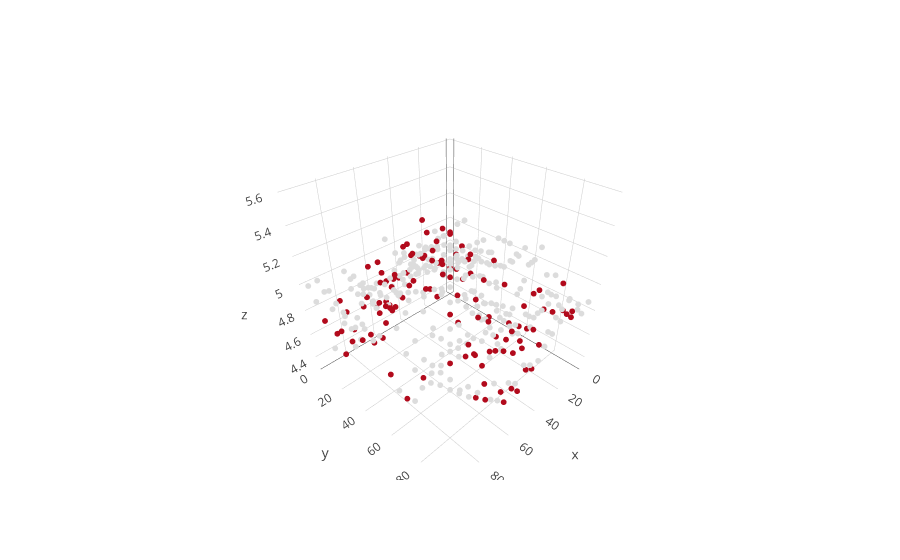

The code cell stored with this chart in its notebook:
### Code cell
iplot([go.Scatter3d(x = X[:,0], y = X[:,1], z=inf_svi.q_mu, mode = 'markers', marker=dict(size = 2, color = color), name = "svi variances")])

### Figure 1 — Plotly figure (JSON) as saved in the notebook; plotly's stock layout.template omitted (floating-point values rounded to 4 significant figures; data arrays with more than 128 entries replaced by an {"elided": "..."} marker saying what was removed)
{"data": [{"marker": {"color": {"elided": "400 int values"}, "size": 2}, "mode": "markers", "name": "svi variances", "type": "scatter3d", "x": {"elided": "400 int values"}, "y": {"elided": "400 int values"}, "z": {"elided": "400 float values"}}], "layout": {}}
